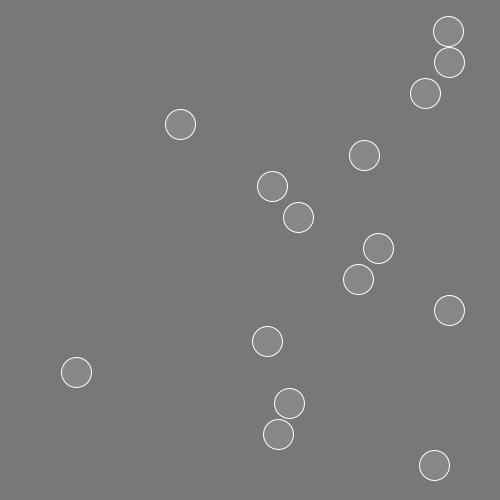
Frame 1 (no input)
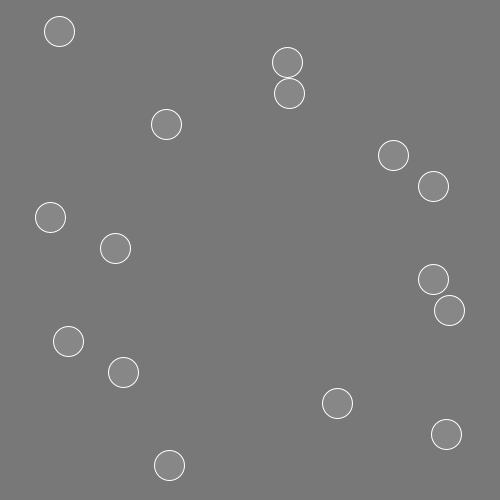
Frame 60 (the mouse pressed at the canvas centre just before this capture)
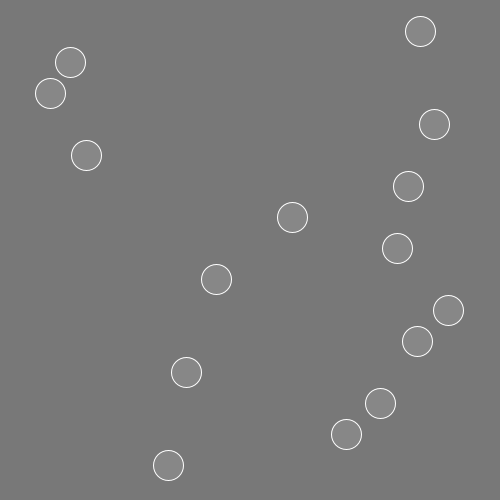
Frame 120 (the mouse held since frame 60 and released just before this capture)

The Processing sketch that drew these frames (run headless with seeded random() and noise(); from frame 60 on, the mouse is pressed at the canvas centre):

// Processing sketch: w3_02_control
// ── w3_02_control.pde
/*
 * Creative Coding
 * Week 3, 02 - array with sin()
 * by Indae Hwang and Jon McCormack
 * Copyright (c) 2014 Monash University
 *
 * This program demonstrates the use of arrays.
 * It creates three arrays that store the y-position, speed and phase of some oscillating circles.
 * You can change the number of circles by changing the value of num in setup()
 * You can change the background colour by holding the left mouse button and dragging.
 * 
 */

int       num;     // the number of items in the array (# of circles)
float[]   y;       // y-position of each circle (fixed)
float[]   speed;   // speed of each circle
float[]   phase;   // phase of each circle
float[]   lastX;   // last calculated x position for distance check
boolean[] stopped; // flag to note circle state

int r;        //circle radius
int maxSpeed; //maximum random speed value

float red = 120;
float green = 120;
float blue = 120;

void setup() {
  size(500, 500);

  num = 15;
  r = 30;
  maxSpeed = 5;

  // allocate space for each array
  y = new float[num];
  speed = new float[num];
  phase = new float[num]; 
  lastX = new float[num];
  stopped = new boolean[num];

  // calculate the gap in y based on the number of circles
  float gap = height / (num + 1);

  //setup an initial value for each item in the array
  for (int i=0; i<num; i++) {
    y[i] = gap * (i + 1);      // y is constant for each so can be calculated once
    speed[i] = random(maxSpeed);
    phase[i] = random(TWO_PI);
    stopped[i] = false; 
  }
}


void draw() {
  background(red, green, blue);
  
  fill(255-red,255-green,255-blue);
  stroke(255);
  
  for (int i=0; i<num; i++) {
    if(!stopped[i]) {
      // calculate the x-position of each ball based on the speed, phase and current frame
      float x = width/2 + sin(radians(frameCount*speed[i] ) + phase[i])* 200;
      lastX[i] = x;
    }
    ellipse(lastX[i], y[i], r, r);
  }
}


// change the background colour if the mouse is dragged
void mouseDragged() {
  red = map(mouseX, 0, width, 0, 255);
  green = map(mouseY, 0, height, 0, 255);
  blue = map(mouseX+mouseY, 0, width+height, 255, 0);
}

void mousePressed() {
  for(int i=0;i<num;i++) {
    if(dist(mouseX,mouseY,lastX[i],y[i])<r/2) {
      //clicked this one...
      if(stopped[i]) {
        //create new speed and phase
        speed[i] = random(maxSpeed);
        phase[i] = random(TWO_PI);
        stopped[i] = false;
      } else {
        //stop animating
        stopped[i] = true;
      }
      break; //stops checking the other circles
    }
  }
}
